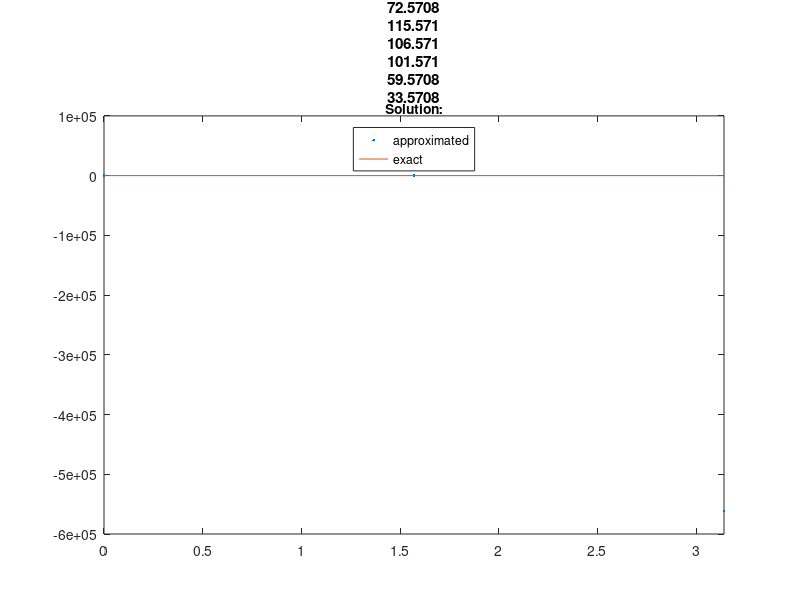

Reproduce this figure in MATLAB. (Note: this script raises an error after producing the figure.)
clear all;

%data init

interval_start = 0.0;
interval_end = pi;
t_start = 0;
y_start = 1.0;
error = [];

%function init

f = @(t,y) -100*y + 100*cos(t) - sin(t);
exact_f = @(t) cos(t);


%solving start
numberOfProbes = 2.^(1:12);
for n = numberOfProbes %iterating throught numers of samples
    h =  abs(interval_start - interval_end) / n; %grid size calculation
    t = linspace(interval_start, interval_end, n + 1); %time vector init

    exact_f_t = zeros(1, round(n)); %place for approximated function
for i = 1:n+1
     exact_f_t(i) = exact_f(t(i)); %vector of exact solutions in time
end
   % Range-Kutta's method
            approx_f = [];
            approx_f(1) = y_start;
            for k = 1:n
                k1 = h*f(t(k),approx_f(k));
                k2 = h*f(t(k)+0.5*h,approx_f(k)+0.5*k1);
                estimated = approx_f(k)+k2;
                approx_f = [approx_f, estimated];
            end
    
%plotting figure

figure(n);
plot(t, approx_f, '.', t ,exact_f_t, '-');
title("Grid: " + h);
lgd = legend("approximated", "exact","location",'north' );
title(lgd, "Solution:");
xlim([0, pi]);

%error calculation
temp_e = max(abs(exact_f_t-approx_f), [], "all");
error = [error , temp_e ]; %adding maximum error for the particular n point case

index = log2(error(1:length(error)-1)./error(2:length(error)));
if(n>10)
fprintf(1, "For n: %f" , n)
fprintf(1, " points case index is: %f" , index(length(index)))
fprintf(1, " with maximum error: %f \n", temp_e)
end
end
figure(2)
plot( numberOfProbes, error)
set(gca, 'YScale', 'log')
title("Maximum error values:");
figure(3)
plot(numberOfProbes(2: end), index)
set(gca, 'YScale', 'log')
title("Index values:")

